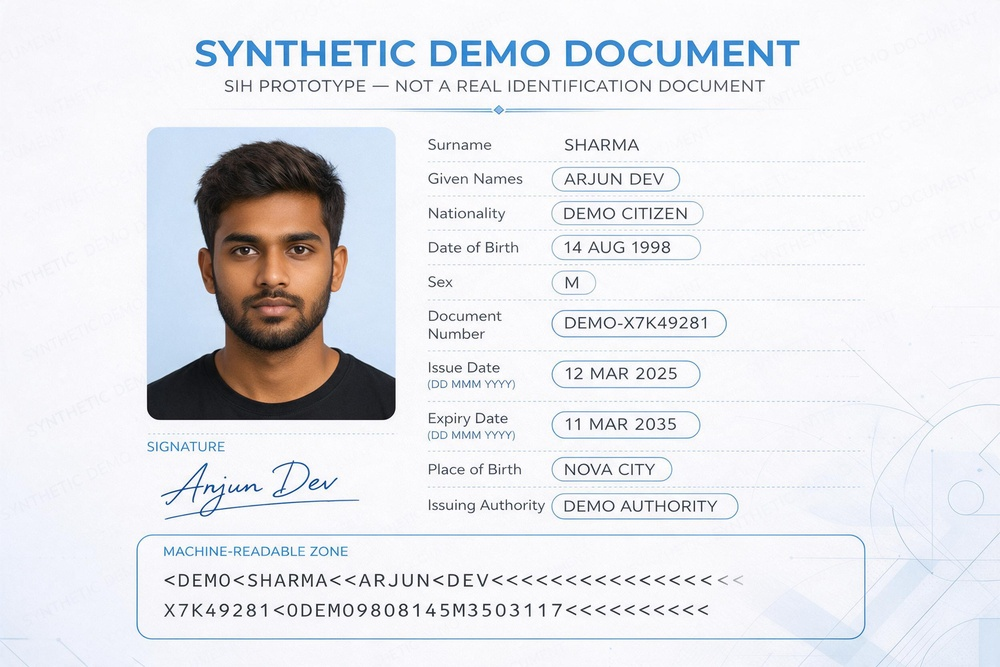
#> input picture server/uploads/e2e_test_1789189629385.jpeg, 1000 x 667 px, shrunk from 2496 x 1664 before the run
$ python -i image_quality_service.py   (imports and definitions only)   (older library calls are emulated)
#> lines starting #> are read from the running program, lines starting #| are printed output that depends on the picture
import cv2
import numpy as np
from PIL import Image

def analyze_image_quality(image: Image.Image):
    try:
        # Convert PIL to OpenCV format
        cv_img = cv2.cvtColor(np.array(image), cv2.COLOR_RGB2BGR)
#> cv_img is the input picture: shape (667, 1000, 3); mean B, G, R 234.4, 230.3, 229.4
        gray = cv2.cvtColor(cv_img, cv2.COLOR_BGR2GRAY)
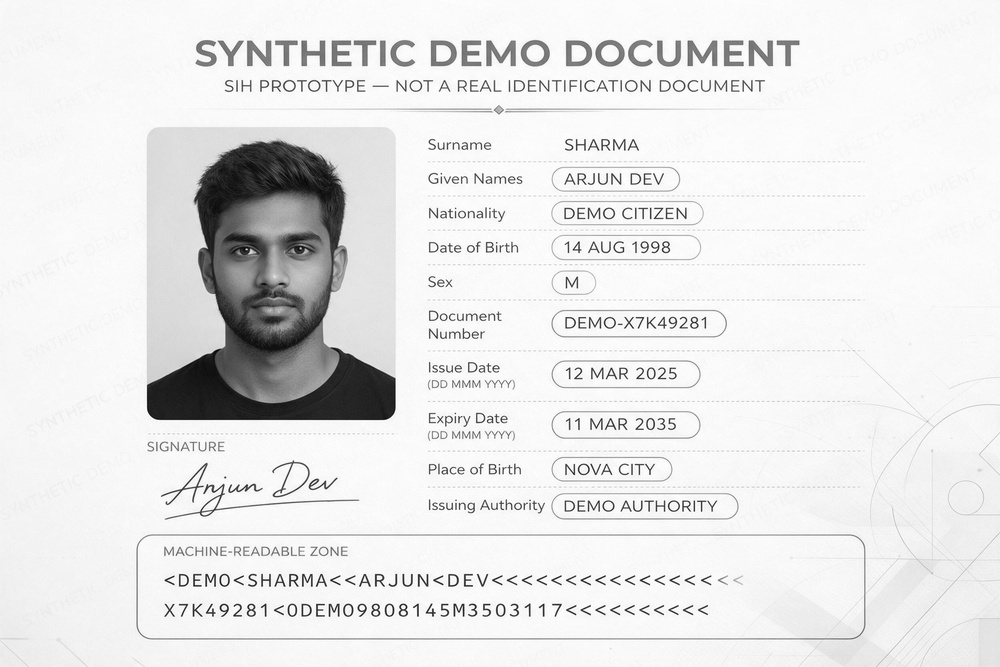
#> gray: shape (667, 1000); min 3, max 255, mean 230.5

        # 1. Blur Detection using Variance of Laplacian
        laplacian_var = cv2.Laplacian(gray, cv2.CV_64F).var()
#> laplacian_var = 2122.5
        is_blurry = laplacian_var < 100
#> is_blurry = False

        # 2. Brightness Detection
        brightness = np.mean(gray)
#> brightness = 230.5
        brightness_status = "OK"
        if brightness < 50:
            brightness_status = "TOO_DARK"
        elif brightness > 230:
            brightness_status = "TOO_BRIGHT"

        # 3. Resolution
        height, width = gray.shape
#> height = 667; width = 1000
        resolution = f"{width}x{height}"
#> resolution = '1000x667'
        is_low_res = width < 500 or height < 500
#> is_low_res = False

        score = 100
        if is_blurry: score -= 30
        if brightness_status != "OK": score -= 20
        if is_low_res: score -= 30

        status = "GOOD"
        if score < 50:
            status = "UNUSABLE"
        elif score < 70:
            status = "POOR"
        elif score < 90:
            status = "ACCEPTABLE"

        warnings = []
        if is_blurry:
            warnings.append("Image is blurry (Laplacian variance low)")
        if brightness_status == "TOO_DARK":
            warnings.append("Image is underexposed/too dark")
        elif brightness_status == "TOO_BRIGHT":
            warnings.append("Image is overexposed/glare detected")
        if is_low_res:
            warnings.append(f"Low resolution image ({resolution})")

        return {
            "status": status,
            "score": max(0, score),
            "resolution": resolution,
            "blurDetected": bool(is_blurry),
            "brightnessStatus": brightness_status,
            "warnings": warnings
        }
    except Exception as e:
        print(f"Quality Analysis Error: {e}")
        return {
            "status": "UNAVAILABLE",
            "score": 0,
            "resolution": "Unknown",
            "blurDetected": False,
            "brightnessStatus": "UNKNOWN",
            "warnings": [f"Could not analyze image quality: {str(e)}"]
        }

>>> import cv2
>>> picture = cv2.cvtColor(cv2.imread('../../../server/uploads/e2e_test_1789189629385.jpeg'), cv2.COLOR_BGR2RGB)
>>> result = analyze_image_quality(picture)
#> result = {'status': 'ACCEPTABLE', 'score': 80, 'resolution': '1000x667', 'blurDetected': False, 'brightnessStatus': 'TOO_BRIGHT', 'warnings': ['Image is overexposed/glare detected']}
